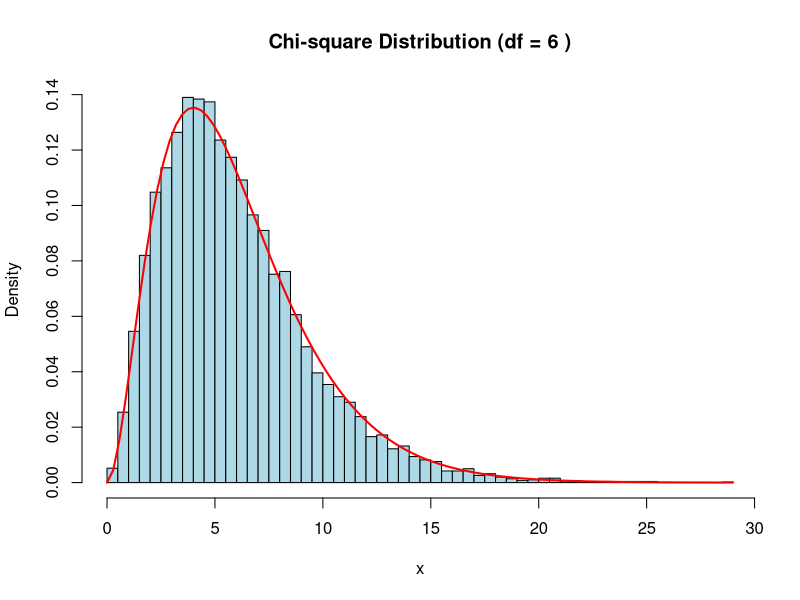

Source code (R):
# E1-2: Chi-square distributed data - generation and properties
set.seed(123)
n  <- 10000
df <- 6

chisq_data <- rchisq(n, df)

cat("Sample Mean       :", mean(chisq_data), " (Theoretical:", df, ")\n")
cat("Sample Variance    :", var(chisq_data), " (Theoretical:", 2*df, ")\n")
cat("Sample Skewness    :", mean((chisq_data-mean(chisq_data))^3)/sd(chisq_data)^3,
    " (Theoretical:", sqrt(8/df), ")\n")

hist(chisq_data, breaks = 50, probability = TRUE, col = "lightblue",
     main = paste("Chi-square Distribution (df =", df, ")"), xlab = "x")
curve(dchisq(x, df), add = TRUE, col = "red", lwd = 2)

# Relationship: sum of squares of standard normal variables
z <- matrix(rnorm(n*df), ncol = df)
chisq_manual <- rowSums(z^2)
cat("\nMean of manually generated Chi-square:", mean(chisq_manual), "\n")
